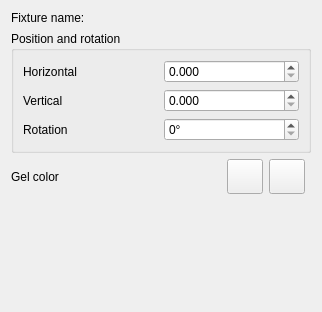
<?xml version="1.0" encoding="UTF-8"?>
<ui version="4.0">
 <author>Massimo Callegari</author>
 <comment>
  Q Light Controller Plus
  monitorfixturepropertieseditor.ui

  Copyright (c) 2015 Massimo Callegari

  Licensed under the Apache License, Version 2.0 (the &quot;License&quot;);
  you may not use this file except in compliance with the License.
  You may obtain a copy of the License at

      http://www.apache.org/licenses/LICENSE-2.0.txt

  Unless required by applicable law or agreed to in writing, software
  distributed under the License is distributed on an &quot;AS IS&quot; BASIS,
  WITHOUT WARRANTIES OR CONDITIONS OF ANY KIND, either express or implied.
  See the License for the specific language governing permissions and
  limitations under the License.
 </comment>
 <class>MonitorFixturePropertiesEditor</class>
 <widget class="QWidget" name="MonitorFixturePropertiesEditor">
  <property name="geometry">
   <rect>
    <x>0</x>
    <y>0</y>
    <width>322</width>
    <height>312</height>
   </rect>
  </property>
  <property name="windowTitle">
   <string>Monitor Fixture Properties Editor</string>
  </property>
  <property name="windowIcon">
   <iconset resource="../qlcui.qrc">
    <normaloff>:/efx.png</normaloff>:/efx.png</iconset>
  </property>
  <layout class="QGridLayout" name="gridLayout">
   <item row="4" column="0">
    <widget class="QLabel" name="label_5">
     <property name="sizePolicy">
      <sizepolicy hsizetype="Expanding" vsizetype="Preferred">
       <horstretch>0</horstretch>
       <verstretch>0</verstretch>
      </sizepolicy>
     </property>
     <property name="text">
      <string>Gel color</string>
     </property>
    </widget>
   </item>
   <item row="3" column="0" colspan="4">
    <widget class="QGroupBox" name="groupBox">
     <property name="title">
      <string>Position and rotation</string>
     </property>
     <layout class="QGridLayout" name="gridLayout_2">
      <item row="1" column="1">
       <widget class="QDoubleSpinBox" name="m_yPosSpin">
        <property name="decimals">
         <number>3</number>
        </property>
        <property name="singleStep">
         <double>0.100000000000000</double>
        </property>
       </widget>
      </item>
      <item row="1" column="0">
       <widget class="QLabel" name="label_3">
        <property name="text">
         <string>Vertical</string>
        </property>
       </widget>
      </item>
      <item row="0" column="0">
       <widget class="QLabel" name="label_2">
        <property name="text">
         <string>Horizontal</string>
        </property>
       </widget>
      </item>
      <item row="0" column="1">
       <widget class="QDoubleSpinBox" name="m_xPosSpin">
        <property name="decimals">
         <number>3</number>
        </property>
        <property name="singleStep">
         <double>0.100000000000000</double>
        </property>
       </widget>
      </item>
      <item row="2" column="0">
       <widget class="QLabel" name="label_4">
        <property name="text">
         <string>Rotation</string>
        </property>
       </widget>
      </item>
      <item row="2" column="1">
       <widget class="QSpinBox" name="m_rotationSpin">
        <property name="suffix">
         <string notr="true">°</string>
        </property>
        <property name="maximum">
         <number>359</number>
        </property>
       </widget>
      </item>
     </layout>
    </widget>
   </item>
   <item row="4" column="1" colspan="2">
    <layout class="QHBoxLayout" name="horizontalLayout_2">
     <item>
      <widget class="QToolButton" name="m_gelColorButton">
       <property name="toolTip">
        <string>Set the color of the gel installed on the fixture</string>
       </property>
       <property name="iconSize">
        <size>
         <width>28</width>
         <height>28</height>
        </size>
       </property>
      </widget>
     </item>
     <item>
      <widget class="QToolButton" name="m_gelResetButton">
       <property name="toolTip">
        <string>Reset the current color</string>
       </property>
       <property name="icon">
        <iconset resource="../qlcui.qrc">
         <normaloff>:/fileclose.png</normaloff>:/fileclose.png</iconset>
       </property>
       <property name="iconSize">
        <size>
         <width>28</width>
         <height>28</height>
        </size>
       </property>
      </widget>
     </item>
    </layout>
   </item>
   <item row="5" column="0" colspan="4">
    <spacer name="verticalSpacer">
     <property name="orientation">
      <enum>Qt::Vertical</enum>
     </property>
     <property name="sizeHint" stdset="0">
      <size>
       <width>20</width>
       <height>40</height>
      </size>
     </property>
    </spacer>
   </item>
   <item row="1" column="0" colspan="3">
    <layout class="QHBoxLayout" name="horizontalLayout_3">
     <item>
      <widget class="QLabel" name="label">
       <property name="sizePolicy">
        <sizepolicy hsizetype="Minimum" vsizetype="Preferred">
         <horstretch>0</horstretch>
         <verstretch>0</verstretch>
        </sizepolicy>
       </property>
       <property name="text">
        <string>Fixture name:</string>
       </property>
      </widget>
     </item>
     <item>
      <widget class="QLabel" name="m_fxName">
       <property name="sizePolicy">
        <sizepolicy hsizetype="Expanding" vsizetype="Preferred">
         <horstretch>0</horstretch>
         <verstretch>0</verstretch>
        </sizepolicy>
       </property>
       <property name="font">
        <font>
         <bold>true</bold>
        </font>
       </property>
       <property name="text">
        <string/>
       </property>
       <property name="wordWrap">
        <bool>true</bool>
       </property>
      </widget>
     </item>
    </layout>
   </item>
  </layout>
 </widget>
 <tabstops>
  <tabstop>m_xPosSpin</tabstop>
  <tabstop>m_yPosSpin</tabstop>
  <tabstop>m_rotationSpin</tabstop>
  <tabstop>m_gelColorButton</tabstop>
  <tabstop>m_gelResetButton</tabstop>
 </tabstops>
 <resources>
  <include location="../qlcui.qrc"/>
 </resources>
 <connections/>
</ui>
